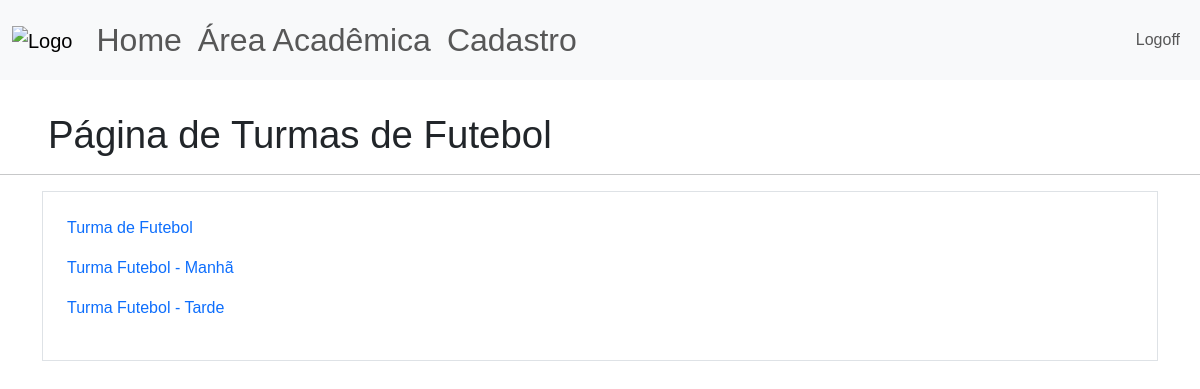
/area-academica/turmas/Futebol  (signed in), run on an earlier commit of the app's database.
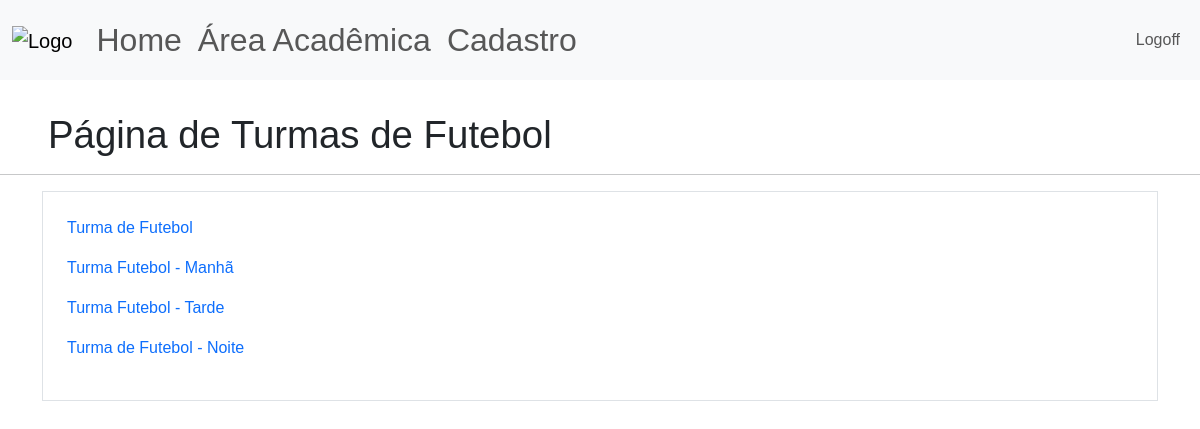
And on a later commit of the database.
### site_verbo_amar/models.py (models this page shows)
class Turma(database.Model):
    id = database.Column(database.Integer, primary_key=True)
    nome_turma = database.Column(database.String, nullable=False, unique=True)
    id_professor = database.Column(database.Integer,nullable=False)
    id_atividade = database.Column(database.Integer,nullable=False)
    id_aluno = database.Column(database.Integer, nullable=False)

### site_verbo_amar/routes.py (the view)
@app.route("/area-academica/turmas/<nome>", methods=['GET', 'POST'])
@login_required
def exibir_turmas(nome):
    atividade = Atividade.query.filter_by(atividade=nome).first_or_404()
    turmas = Turma.query.filter_by(id_atividade=atividade.id).all()
    return render_template('pag_turmas.html', nome_atividade=atividade.atividade, turmas=turmas)

### site_verbo_amar/models.py (called while the page is built)
@login_manager.user_loader
def load_user(id_usuario):
    return Usuario.query.get(int(id_usuario))

### site_verbo_amar/templates/pag_turmas.html
{% extends 'base.html' %}
{% block body %}
<div class = "d-flex align-items-center gap-1", style="padding-left: 3rem; padding-top: 2rem;">
    <h1 style="font-size: 2.4rem; font-weight: 500; line-height: 1.2; margin: 0;">Página de Turmas de {{nome_atividade}}</h1>
</div>
<hr>
<div class="container">
    <form method="POST" action="" id="nome_turma" class="border p-4 mt-2">
        <fieldset>
            {% for turma in turmas %}
                <a style="text-decoration:none" href="{{ url_for('carregar_chamada', nome_turma=turma.nome_turma) }}">
                    <p>{{turma.nome_turma}}</p>
                </a>
            {% endfor %}
        </fieldset>
    </form>
</div>
{% endblock %}

What changed in the data, as far as the page shows it:
added Turma: nome_turma "Turma de Futebol - Noite"
